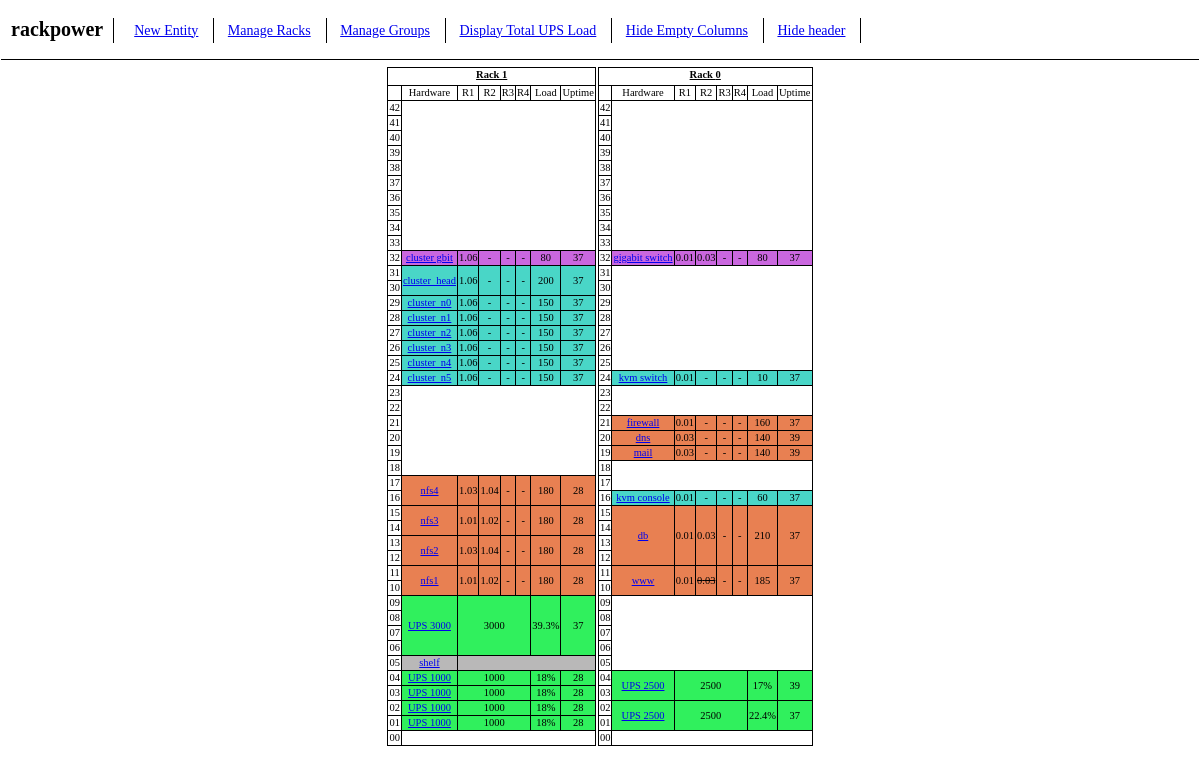
Page /?prefer_percent&show_hidden_cols on the committed database.
### tables this page shows
CREATE TABLE IF NOT EXISTS `racks` (
  `RackId` int(10) unsigned NOT NULL,
  PRIMARY KEY (`RackId`)
);

CREATE TABLE IF NOT EXISTS `entities` (
  `ID` int(11) NOT NULL AUTO_INCREMENT,              
  `Type` int(11) NOT NULL,                           
  `Group` int(11) DEFAULT NULL,                      
  `Rack` int(11) unsigned NOT NULL,                  
  `Position` int(11) unsigned NOT NULL,              
  `Height` int(11) unsigned NOT NULL DEFAULT '1',    
  `Hardware` varchar(32) NOT NULL,                   
  `Name` varchar(32) DEFAULT NULL,                   
  `Comment` varchar(192) DEFAULT NULL,               

                                                     
  `Ref1` int(11) DEFAULT NULL,                       
  `Ref2` int(11) DEFAULT NULL,                       
  `Ref3` int(11) DEFAULT NULL,                       
  `Ref4` int(11) DEFAULT NULL,                       
  `RefFlags` int(11) DEFAULT '0',                    
  `TotalLoad` int(11) DEFAULT NULL,                  

                                                     
  `Capacity` int(11) DEFAULT NULL,                   
  `FormulaA` float DEFAULT NULL,                     
  `FormulaB` float DEFAULT NULL,                     
  
  PRIMARY KEY (`ID`),
  KEY `Rack_idx` (`Rack`),
  KEY `Type_idx` (`Type`)
);

CREATE TABLE IF NOT EXISTS `groups` (
  `ID` int(11) NOT NULL AUTO_INCREMENT,
  `Name` varchar(45) NOT NULL,
  `Color` varchar(45) NOT NULL,
  PRIMARY KEY (`ID`)
);

### inc/conf.inc.php (called while the page is built, shortened)
<?php
function get_conf($i){
	return $GLOBALS['_CONF_'][$i];
}

### inc/auth.inc.php (called while the page is built, shortened)
<?php
function is_user_authed(){
    if(get_conf('use_auth') && (!isset($_SESSION['authed']) || $_SESSION['authed'] != true)){
        return false;
    }
    else{
        return true;
    }
}

### inc/sql.inc.php (called while the page is built, shortened)
<?php
function sql(){
    return $GLOBALS['_SQL_'];
}
function sql_query($q){
    return mysqli_query(sql(), $q);
}
function sql_esc($s){
    return mysqli_real_escape_string(sql(), $s);
}

### inc/formula.inc.php (called while the page is built)
<?php
function apply_formula($id, $load){
    $q = sql_query("SELECT `FormulaA`,`FormulaB` FROM `entities` WHERE `ID`='$id'");
    $r = mysqli_fetch_row($q);
    return $r[0] * exp($r[1] * $load);
}

### content/main.inc.php (the view, shortened to what this page needs)
<?php
function print_ref_pos($id){
    if($id != 0 && $q = sql_query("SELECT `Rack`,`Position` FROM `entities` WHERE `ID` = '$id'")){
        $r = mysqli_fetch_row($q);
        if($r[1] < 10) $r[1] = "0{$r[1]}";
        echo "{$r[0]}.{$r[1]}";
    }
    else{
        echo "-";
    }
}
function bits_set($n){
    $s = 0;
    while($n > 0){
        $s += $n & 0x01;
        $n = $n >> 1;
    }
    return $s;
}
function calc_ups_load($id){
    $q = sql_query("SELECT * FROM `entities` WHERE `Ref1` = '$id' OR `Ref2` = '$id' OR `Ref3` = '$id' OR `Ref4` = '$id'");
    $sum = 0;
    while($r = mysqli_fetch_array($q)){
        $active_refs = bits_set($r['RefFlags']);
        if($active_refs != 0){
            $load_per_ref = $r['TotalLoad'] / $active_refs;
            if($r['Ref1'] == $id && ($r['RefFlags'] & 0x01) ) $sum += $load_per_ref;
            if($r['Ref2'] == $id && ($r['RefFlags'] & 0x02) ) $sum += $load_per_ref;
        }
    }
    return $sum;
}
function print_ref_status($id, $n){
    $q = sql_query("SELECT `Ref$n`, `RefFlags`,`TotalLoad` FROM `entities` WHERE `ID`='$id'");
    $r = mysqli_fetch_array($q);
    $active_refs = bits_set($r['RefFlags']);
    $load_per_ref = 0;
    if($active_refs > 0)
        $load_per_ref = $r['TotalLoad'] / $active_refs;
    if(($r['RefFlags'] & pow(2, $n-1)) == 0 && $r["Ref$n"] != 0){
        echo "<s title='Disabled'>";
        print_ref_pos($r["Ref$n"]);
        echo "</s>";
    }
    elseif($r["Ref$n"] != 0){
        echo "<span title='$load_per_ref W'>";
        print_ref_pos($r["Ref$n"]);
        echo "</span>";
    }
    else{
        echo "-";
    }
}
function generate_rack_row($rack_idx, $slot_idx, $hide_r1, $hide_r2, $hide_r3, $hide_r4){
    $rack_idx = sql_esc($rack_idx);
    $slot_idx = sql_esc($slot_idx);
    $n_col = 9 - $hide_r1 - $hide_r2 - $hide_r3 - $hide_r4;
    $r = sql_query("SELECT * FROM `entities` WHERE `Rack`='$rack_idx' AND `Position`<='$slot_idx' AND (`Position` + `Height`) > '$slot_idx'");
    if($slot_idx < 10) $slot_idx = "0{$slot_idx}";
    if($r && mysqli_num_rows($r) > 0){
        $item = mysqli_fetch_array($r);
        if($item['Position'] + $item['Height'] - 1 == $slot_idx){
            $bgcolor = "";
            if($item['Group'] != 0){
                $cq = sql_query("SELECT `Color` FROM `groups` WHERE `ID`='{$item['Group']}'");
                $r = mysqli_fetch_row($cq);
                $bgcolor = "background-color:{$r[0]};";
            }
            if($item['Height'] < 2) $bgcolor.="white-space:nowrap;";
            $bgcolor = "style='$bgcolor'";
            $title = "";
            echo "<tr class='rack_row'>";
            echo "<td>$slot_idx</td>";
            echo "<td $bgcolor rowspan='{$item['Height']}' style='white-space:nowrap;' $title><a href='?p=edit&id={$item['ID']}' onclick='return windowpop(this.href)'>{$item['Hardware']}</a></td>";
            if($item['Type'] == 1){
                if(!$hide_r1){
                    echo "<td $bgcolor rowspan='{$item['Height']}'>";
                    echo print_ref_status($item['ID'], 1);
                    echo "</td>";
                }
                if(!$hide_r2){
                    echo "<td $bgcolor rowspan='{$item['Height']}'>";
                    echo print_ref_status($item['ID'], 2);
                    echo "</td>";
                }
                if(!$hide_r3){
                    echo "<td $bgcolor rowspan='{$item['Height']}'>";
                    echo print_ref_status($item['ID'], 3);
                    echo "</td>";
                }
                if(!$hide_r4){
                    echo "<td $bgcolor rowspan='{$item['Height']}'>";
                    echo print_ref_status($item['ID'], 4);
                    echo "</td>";
                }
                echo "<td $bgcolor rowspan='{$item['Height']}'>{$item['TotalLoad']}</td>";
                echo "<td $bgcolor rowspan='{$item['Height']}'>";
                $q = sql_query("SELECT `ID` FROM `entities` WHERE `ID` = '{$item['Ref1']}' OR `ID`='{$item['Ref2']}' OR `ID`='{$item['Ref3']}' OR `ID`='{$item['Ref4']}'");
                $min_id = 0;
                $min_runtime = 0;
                while($r = mysqli_fetch_array($q)){
                    if($item['Ref2'] == $r['ID'] && ($item['RefFlags'] & 0x02) == 0) continue;
                    $sum = calc_ups_load($r['ID']);
                    $this_rt = apply_formula($r['ID'], $sum);
                    if($min_id == 0 || $this_rt < $min_runtime){
                        $min_runtime = round($this_rt);
                        $min_id = $r['ID'];
                    }
                }
                echo "$min_runtime</td>";
            }
            elseif($item['Type'] == 2){
                $sum= calc_ups_load($item['ID']);
                $span_a = $n_col - 5;
                echo "<td $bgcolor rowspan='{$item['Height']}' colspan='$span_a'>";
                echo $item['Capacity'];
                echo "</td>";
                if(isset($_GET['prefer_percent'])){
                    echo "<td $bgcolor rowspan='{$item['Height']}' title='$sum'>";
                    echo round($sum/$item['Capacity']*100,1);
                    echo "%</td>";
                }
                else{
                    echo "<td $bgcolor rowspan='{$item['Height']}' title='".round($sum/$item['Capacity']*100,1)."%'>";
                    echo "$sum</td>";
                }
                echo "<td $bgcolor rowspan='{$item['Height']}'>";
                echo round(apply_formula($item['ID'], $sum));
                echo "</td>";
            }
            else{
                echo "<td $bgcolor rowspan='{$item['Height']}' colspan='7'>&nbsp;</td>";
            }
            echo "</tr>";
        }
        else{
            echo "<tr class='rack_row'><td>$slot_idx</td></tr>";
        }
    }
    else{
        echo "<tr class='rack_empty_row'><td>$slot_idx</td><td colspan='8'>&nbsp;</td></tr>";
    }
}
function generate_rack_table($idx){
    $h = array(0,0,0,0);
    $n_col = 9;
    echo "<div class='rack'>";
    echo "<table>";
    echo "<tr class='rack_title'>";
    echo "<td colspan='$n_col'>Rack $idx</td>";
    echo "</tr>";
    echo "<tr class='rack_head'>";
    echo "<td>&nbsp;</td><td>Hardware</td>";
    for($i = 0; $i < 4; $i++){
        if(!$h[$i]){
            echo "<td>R" . ($i+1) . "</td>";
        }
    }
    echo "<td>Load</td><td>Uptime</td>";
    echo "</tr>";
    for($i = 42; $i >= 0; $i--){
        generate_rack_row($idx, $i, $h[0], $h[1], $h[2], $h[3]);
    }
    echo "</table>";
    echo "</div>";
}
if(is_user_authed()){
	echo "<div id='header'><h2 class='head'>rackpower</h2><ul class='head'>";
    echo "</ul></div><div id='main'>";
    echo "<div class='racks_container'>";
    if($racks = sql_query("SELECT `RackId` FROM `racks` ORDER BY `RackId` DESC")){
        while($row = mysqli_fetch_array($racks)){
            generate_rack_table($row['RackId']);
        }
    }
    echo "</div></div>";
}
else{
    echo "<div id='header'><h2 class='head'>rackpower</h2><ul class='head'>";
    echo "<li><a href='./?p=login' onclick='return windowpop(this.href)'>Log In</a></li>";
    echo "</ul></div><div id='main'></div>";
}
?>

### index.php (style rules this page uses)
body { margin:1px; padding:0px; font-size:14px; }
.head { display:inline-block; vertical-align:middle; }
h2.head { font-size:20px; padding-left:10px; padding-right:10px; margin-right:10px; border-right:1px solid; height:25px; }
#header { border-bottom:1px solid; margin-bottom:6px; }
ul.head { margin:0px; padding:0px; }
div.racks_container { text-align:center; margin:auto; }
div.rack { font-size:10.5px; line-height:12px; display:inline-block; vertical-align:top; border:1px solid; margin:1px; page-break-inside:avoid; }
div.rack>table { page-break-inside:avoid; border-collapse:collapse; }
tr.rack_title td { text-align:center; border-bottom:1px solid; font-weight:bold; text-decoration:underline; padding-bottom:4px; }
tr.rack_head td, tr.rack_row td { border:1px solid; }
tr.rack_row td:first-child, tr.rack_head td:first-child, tr.rack_empty_row td:first-child { border:none; border-top:1px solid; border-right:1px solid; }
tr>td:last-child { border-right:none; }
td[title], span[title], s[title] { cursor:help; }
div.rack table { border-collapse:collapse; }

### rows in the picture
racks: RackId "1", slot_idx "42", slot_idx "41", slot_idx "40", slot_idx "39", slot_idx "38", slot_idx "37", slot_idx "36", slot_idx "35", slot_idx "34", slot_idx "33", slot_idx "32", entities.Hardware "cluster gbit", r "1", r "06", entities.TotalLoad "80", entities.ID+FormulaA+FormulaB "37", slot_idx "31", entities.Hardware "cluster_head", entities.TotalLoad "200", slot_idx "30", slot_idx "29", entities.Hardware "cluster_n0", entities.TotalLoad "150", slot_idx "28", entities.Hardware "cluster_n1", slot_idx "27", entities.Hardware "cluster_n2", slot_idx "26", entities.Hardware "cluster_n3", slot_idx "25", entities.Hardware "cluster_n4", slot_idx "24", entities.Hardware "cluster_n5", slot_idx "23", slot_idx "22", slot_idx "21", slot_idx "20", slot_idx "19", slot_idx "18", slot_idx "17", entities.Hardware "nfs4", r "1 1", r "03 04", entities.TotalLoad "180", entities.ID+FormulaA+FormulaB "28", slot_idx "16", slot_idx "15", entities.Hardware "nfs3", r "01 02", slot_idx "14", slot_idx "13", entities.Hardware "nfs2", slot_idx "12", slot_idx "11", entities.Hardware "nfs1", slot_idx "10", slot_idx "08", slot_idx "07", slot_idx "06", slot_idx "00"
entities: slot_idx "09", Hardware "UPS 3000", Capacity "3000", $sum/$item['Capacity']*100 "39.3", apply_formula($item['ID'], $sum) "37"
entities: slot_idx "05", Hardware "shelf", Height 1 (drawn)
entities: slot_idx "04", Hardware "UPS 1000", Capacity "1000", $sum/$item['Capacity']*100 "18", apply_formula($item['ID'], $sum) "28"
entities: slot_idx "03", Hardware "UPS 1000", Capacity "1000", $sum/$item['Capacity']*100 "18", apply_formula($item['ID'], $sum) "28"
entities: slot_idx "02", Hardware "UPS 1000", Capacity "1000", $sum/$item['Capacity']*100 "18", apply_formula($item['ID'], $sum) "28"
entities: slot_idx "01", Hardware "UPS 1000", Capacity "1000", $sum/$item['Capacity']*100 "18", apply_formula($item['ID'], $sum) "28"
racks: RackId "0", slot_idx "42", slot_idx "41", slot_idx "40", slot_idx "39", slot_idx "38", slot_idx "37", slot_idx "36", slot_idx "35", slot_idx "34", slot_idx "33", slot_idx "32", entities.Hardware "gigabit switch", r "0 0", r "01 03", entities.TotalLoad "80", entities.ID+FormulaA+FormulaB "37", slot_idx "31", slot_idx "30", slot_idx "29", slot_idx "28", slot_idx "27", slot_idx "26", slot_idx "25", slot_idx "24", entities.Hardware "kvm switch", r "0", r "01", entities.TotalLoad "10", slot_idx "23", slot_idx "22", slot_idx "21", entities.Hardware "firewall", entities.TotalLoad "160", slot_idx "20", entities.Hardware "dns", r "03", entities.TotalLoad "140", entities.ID+FormulaA+FormulaB "39", slot_idx "19", entities.Hardware "mail", slot_idx "18", slot_idx "17", slot_idx "16", entities.Hardware "kvm console", entities.TotalLoad "60", slot_idx "15", entities.Hardware "db", entities.TotalLoad "210", slot_idx "14", slot_idx "13", slot_idx "12", slot_idx "11", entities.Hardware "www", entities.TotalLoad "185", slot_idx "10", slot_idx "09", slot_idx "08", slot_idx "07", slot_idx "06", slot_idx "05", slot_idx "03", slot_idx "01", slot_idx "00"
entities: slot_idx "04", Hardware "UPS 2500", Capacity "2500", $sum/$item['Capacity']*100 "17", apply_formula($item['ID'], $sum) "39"
entities: slot_idx "02", Hardware "UPS 2500", Capacity "2500", $sum/$item['Capacity']*100 "22.4", apply_formula($item['ID'], $sum) "37"
